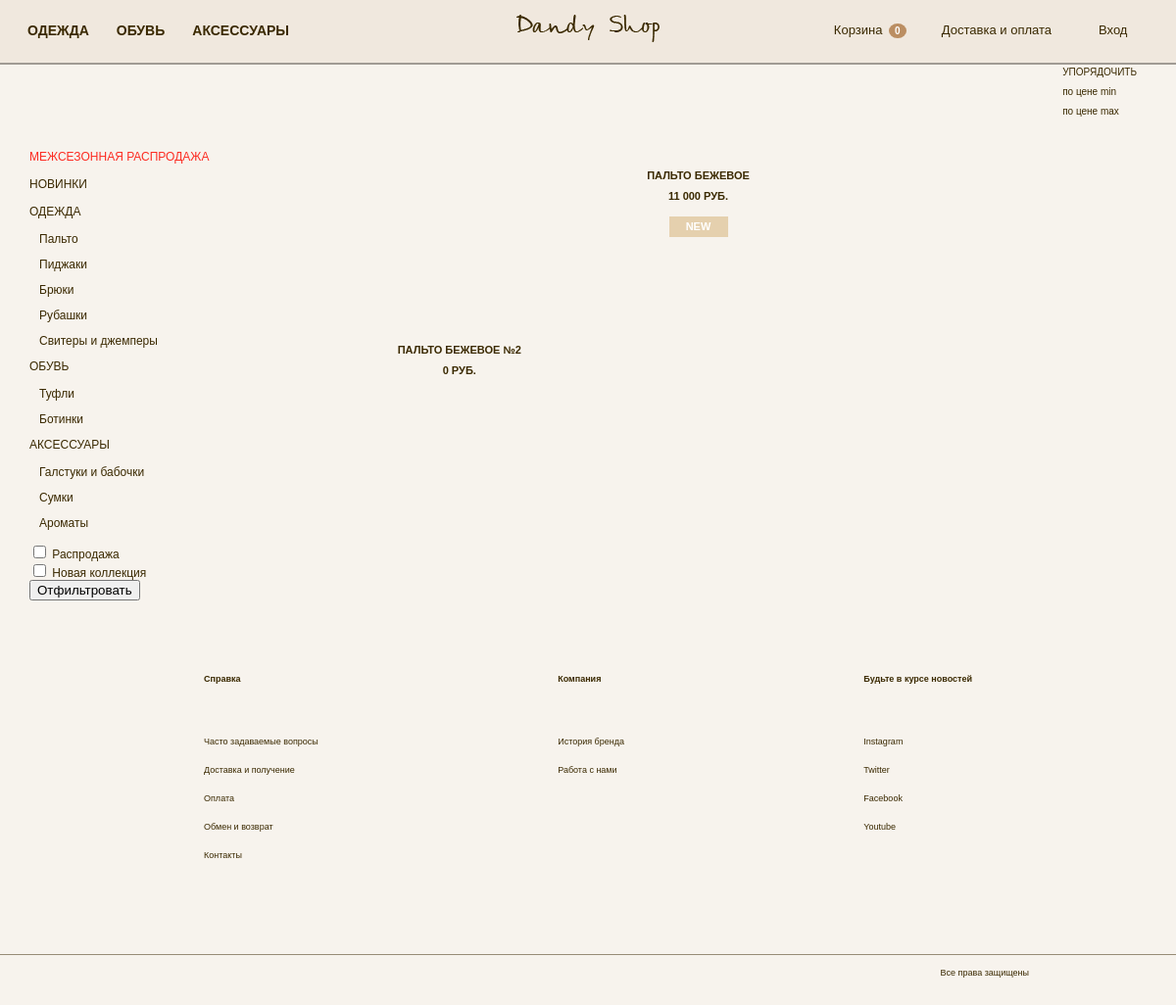
The app's page /catalog/1/ with its own data.
### productApp/models.py (models this page shows, shortened)
class Product(models.Model):
    fk_subcatalog = models.ForeignKey(
        Subcatalog, on_delete=models.SET_NULL, related_name='products',
        null=True
    )
    name = models.CharField(max_length=100)
    description = models.TextField(blank=True)
    price = models.PositiveIntegerField(default=0)
    old_price = models.PositiveIntegerField(default=0, blank=True)
    new = models.BooleanField(default=False, blank=True)

### catalogApp/views.py (the view)
# urls.py: re_path(r'(?P<subcatalog_id>\d+)/$', views.catalog_list, name='catalog'),
def catalog_list(request, subcatalog_id):
    template = 'catalogApp/catalog.html'
    subcatalog = get_object_or_404(Subcatalog, id=subcatalog_id)
    products = subcatalog.products.all()
    sale = request.GET.getlist('sale', [None])[0]
    new = request.GET.getlist('new', [None])[0]
    sort_price = request.GET.get('sort', False)
    if sale:
        products = products.filter(old_price__gt=0)
    if new:
        products = products.filter(new=True)
    if sort_price:
        if sort_price == 'min_price':
            products = products.order_by('price')
        elif sort_price == 'max_price':
            products = products.order_by('-price')
    context = {
        'subcatalog_name': subcatalog.name,
        'subcatalog_id': subcatalog.id,
        'products': products,
        'sale': sale,
        'new': new,
        'sort_price': sort_price,
    }
    return render(request, template, context)

### accountApp/context_processors.py (called while the page is built)
def get_username(request):
    return {
        'is_auth': auth.get_user(request).is_authenticated,
    }

### main/context_processors.py (called while the page is built)
def get_subcatalog_state(request):
    def get_subcatalog(id_catalog, flag=False):
        arr = []
        clothes = Subcatalog.objects.filter(fk_catalog_id=id_catalog)
        for x in clothes:
            if flag:
                products = Product.objects.filter(fk_subcatalog_id=x, new=True)
            else:
                products = Product.objects.filter(fk_subcatalog_id=x, old_price__gt=0)
            if products:
                arr.append((x.id, x.name))
        return arr
    context = {
        'clothes_sale': get_subcatalog('1'),
        'shoes_sale': get_subcatalog('2'),
        'accessories_sale': get_subcatalog('3'),
        'clothes_new': get_subcatalog('1', True),
        'shoes_new': get_subcatalog('2', True),
        'accessories_new': get_subcatalog('3', True),
    }
    return context

### orderApp/context_processors.py (called while the page is built)
def get_order(request):
    return {
        'order_len': Order(request).__len__(),
    }

### orderApp/order.py (called while the page is built)
    def __len__(self):
        return sum(item['count'] for item in self.order.values())

### productApp/models.py (called while the page is built)
    def __str__(self):
        return str(self.size)

### catalogApp/templates/catalogApp/catalog.html (shortened to what this page needs)
{% extends 'base_template.html' %}
{% load staticfiles %}
{% load humanize %}
{% block style %}
    {% static 'catalogApp/css/catalog_style.css' %}
{% endblock %}
{% block context %}
    <section class="sorted">
        <div class="container">
            <nav>
                <ul>
                    <li><h4>Упорядочить</h4></li>
                    <li>
                        <label for="id_sort_0">
                            по цене min
                        </label>
                    </li>
                    <li>
                        <label for="id_sort_1">
                            по цене max
                        </label>
                    </li>
                </ul>
            </nav>
        </div>
    </section>
    <section class="catalog_list">
        <div class="container">
            <div class="view_catalog">
                <nav class="view_menu_catalog">
                     <ul>
                        <li class="red_text">
                            <h2>Межсезонная распродажа</h2>
                        </li>
                        <li>
                            <h2>Новинки</h2>
                        </li>
                        <li>
                            <h2>Одежда</h2>
                            <ul>
                                <li><a href="{% url 'catalogApp:catalog' '1' %}?{{ request.GET.urlencode }}">Пальто</a></li>
                                <li><a href="{% url 'catalogApp:catalog' '2' %}?{{ request.GET.urlencode }}">Пиджаки</a></li>
                                <li><a href="{% url 'catalogApp:catalog' '3' %}?{{ request.GET.urlencode }}">Брюки</a></li>
                                <li><a href="{% url 'catalogApp:catalog' '4' %}?{{ request.GET.urlencode }}">Рубашки</a></li>
                                <li><a href="{% url 'catalogApp:catalog' '5' %}?{{ request.GET.urlencode }}">Свитеры и джемперы</a></li>
                            </ul>
                        </li>
                        <li>
                            <h2>Обувь</h2>
                            <ul>
                                <li><a href="{% url 'catalogApp:catalog' '6' %}?{{ request.GET.urlencode }}">Туфли</a></li>
                                <li><a href="{% url 'catalogApp:catalog' '7' %}?{{ request.GET.urlencode }}">Ботинки</a></li>
                            </ul>
                        </li>
                        <li>
                            <h2>Аксессуары</h2>
                            <ul>
                                <li><a href="{% url 'catalogApp:catalog' '8' %}?{{ request.GET.urlencode }}">Галстуки и бабочки</a></li>
                                <li><a href="{% url 'catalogApp:catalog' '9' %}?{{ request.GET.urlencode }}">Сумки</a></li>
                                <li><a href="{% url 'catalogApp:catalog' '10' %}?{{ request.GET.urlencode }}">Ароматы</a></li>
                            </ul>
                        </li>
                    </ul>
                    <div class="filter">
                        <label for="sale">
                            <input form="filter_and_sort" type="checkbox" name="sale"
                                   value="True" id="sale"
                            >
                            Распродажа <br>
                        </label>
                        <label for="new">
                            <input form="filter_and_sort" type="checkbox" name="new"
                                   value="True" id="new"
                            >
                            Новая коллекция <br>
                        </label>
                        <button form="filter_and_sort" type="submit">Отфильтровать</button>
                    </div>
                </nav>
                <div class="view_tile_catalog">
                    {% if products %}
                        {% for product in products %}
                            <div class="{% cycle 'tile_box_1' 'tile_box_2' 'tile_box_3' %}">
                                <a href="{% url 'productApp:product' product.id %}" class="link_image">
                                </a>
                                <a href="{% url 'productApp:product' product.id %}" class="link_text">
                                    <h3>{{ product.name }}</h3>
                                    {% if product.old_price %}
                                        <div class="sale">
                                            <h3>{{ product.old_price|intcomma }} руб.</h3>
                                            <h4>{{ product.price|intcomma }} руб.</h4>
                                        </div>
                                    {% else %}
                                        <h3>{{ product.price|intcomma }} руб.</h3>
                                    {% endif %}
                                    {% if product.new %}
                                        <div class="new">
                                            <h5>new</h5>
                                        </div>
                                    {% endif %}
                                </a>
                            </div>
                        {% endfor %}
                    {% else %}
                        <h2>{{ subcatalog_name }} временно отсутствуют.</h2>
                    {% endif %}
                    </div>
                </div>
            </div>
    </section>
{% endblock %}

### static/css/base_style.css (style rules this page uses)
body { font-family: "century gothic", sans-serif; color: #3a2900; background-color: #f7f3ed; }
.container { max-width: 1200px; margin: 0 auto; }

### catalogApp/static/catalogApp/css/catalog_style.css (style rules this page uses)
.sorted { overflow: hidden; margin-bottom: 10px; }
.sorted nav { margin: 5px 40px; float: right; font-size: 10px; }
.sorted li { margin-bottom: 10px; }
.sorted h4 { text-transform: uppercase; }
.view_catalog { display: flex; align-items: flex-start; }
.view_menu_catalog { flex: 1; font-size: 12px; margin-top: 10px; margin-left: 30px; position: sticky; top: 75px; }
.view_menu_catalog h2 { text-transform: uppercase; margin-bottom: 16px; }
.view_menu_catalog a { display: block; margin-bottom: 14px; color: #3a2900; text-decoration: none; font-weight: normal; }
.red_text h2 { color: #fc2c22; }
.view_menu_catalog ul li ul { margin-left: 10px; }
.view_tile_catalog { flex: 5; display: grid; grid-template-columns: 1fr 1fr; grid-row-gap: 70px; justify-items: center; align-self: start; justify-content: space-between; }
.tile_box_1, .tile_box_2, .tile_box_3 { text-align: center; background-repeat: no-repeat; background-size: contain; }
.tile_box_1 { width: 908px; grid-column: 1/3; }
.tile_box_2, .tile_box_3 { width: 422px; }
.tile_box_1 a, .tile_box_2 a, .tile_box_3 a { display: block; font-size: 11px; font-weight: bold; text-decoration: none; text-transform: uppercase; }
.link_text { padding-top: 20px; color: #3a2900; }
.link_text h3, .link_text h4 { margin-bottom: 10px; }
.new { padding: 5px 0; background-color: #e5d0ae; width: 60px; text-align: center; margin: 15px auto 10px; font-size: 11px; color: #fff; text-transform: uppercase; }

### records on screen
Product: name "ПАЛЬТО БЕЖЕВОЕ", price "11 000", new "NEW"
Product: name "ПАЛЬТО БЕЖЕВОЕ №2", price "0"

### other values on screen
{{ order_len }} "0"
